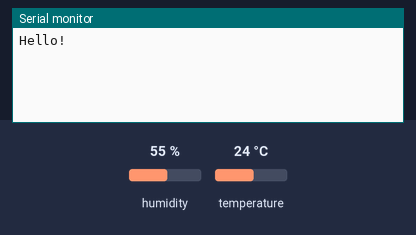
Bench run of a sketch on a simulated Arduino Leonardo, built with avr-gcc and run on an emulated ATmega32U4. Parts: the last lines printed to the serial monitor. Inputs (shaded band) come from the test bench; at power-on: humidity 55 %, temperature 24 °C.

Above: at 1.8 s.
1.9 s: humidity set to 22 %
At 4.2 s:
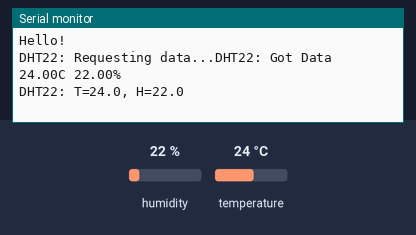
4.5 s: temperature set to 12 °C
At 6.5 s:
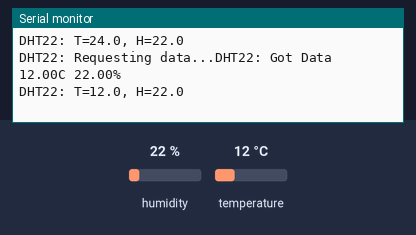
6.6 s: humidity set to 40 %
At 10.4 s:
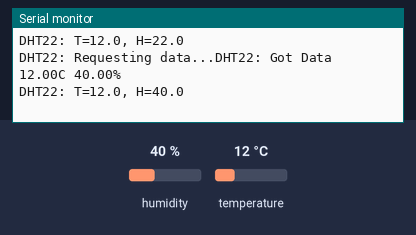

Measured:
- after the input at 1.9 s, the serial monitor: prints a new line after 1.1 s (image 1)
- after the input at 4.5 s, the serial monitor: prints a new line after 1.5 s (image 2)
- after the input at 6.6 s, the serial monitor: prints a new line after 2.5 s (image 3)

The sketch:

viva-environment.ino
```cpp
#include <SoftwareSerial.h>
#include "DHT22.h"

SoftwareSerial GP2Serial(10, 11); // RX, TX
DHT22 myDHT22(7);

void setup() {
  // setup serial port baudrate
  Serial.begin(9600);
  while (!Serial) {
    ; // wait for serial port to connect. Needed for Leonardo only
  }

  // Greetings!
  Serial.println("Hello!");

  // setup GP2 software serial port baudrate
  GP2Serial.begin(2400);

}

/* Copied from nethoncho's examples from http://github.com/nethoncho/Arduino-DHT22 */
void DHT22Report(void)
{
  DHT22_ERROR_t errorCode;

  // The DHT22 sensor can only be read from every 1-2s, and requires a minimum
  // 2s warm-up after power-on.
  delay(2000);

  Serial.print("DHT22: Requesting data...");
  errorCode = myDHT22.readData();
  switch(errorCode)
    {
    case DHT_ERROR_NONE:
      Serial.print("DHT22: Got Data ");
      Serial.print(myDHT22.getTemperatureC());
      Serial.print("C ");
      Serial.print(myDHT22.getHumidity());
      Serial.println("%");
      // Alternately, with integer formatting which is clumsier but more compact to store and
      // can be compared reliably for equality:
      //
      char buf[128];
      sprintf(buf, "DHT22: T=%hi.%01hi, H=%i.%01i",
              myDHT22.getTemperatureCInt()/10, abs(myDHT22.getTemperatureCInt()%10),
              myDHT22.getHumidityInt()/10, myDHT22.getHumidityInt()%10);
      Serial.println(buf);
      break;
    case DHT_ERROR_CHECKSUM:
      Serial.print("DHT22: check sum error ");
      Serial.print(myDHT22.getTemperatureC());
      Serial.print("C ");
      Serial.print(myDHT22.getHumidity());
      Serial.println("%");
      break;
    case DHT_BUS_HUNG:
      Serial.println("DHT22: BUS Hung ");
      break;
    case DHT_ERROR_NOT_PRESENT:
      Serial.println("DHT22: Not Present ");
      break;
    case DHT_ERROR_ACK_TOO_LONG:
      Serial.println("DHT22: ACK time out ");
      break;
    case DHT_ERROR_SYNC_TIMEOUT:
      Serial.println("DHT22: Sync Timeout ");
      break;
    case DHT_ERROR_DATA_TIMEOUT:
      Serial.println("DHT22: Data Timeout ");
      break;
    case DHT_ERROR_TOOQUICK:
      Serial.println("DHT22: Polled too quick ");
      break;
    }
}

#define GP2_DATA_BIT_COUNT 7
#define GP2_START_SIGN 0xaa
#define GP2_END_SIGN 0xff
#define GP2_K 0.35
void GP2Report() {
  char bytes[GP2_DATA_BIT_COUNT];
  double value;
  int i;

  delay(1000);
  // find start byte with timeout
  for (i = 0; i < GP2_DATA_BIT_COUNT * 2 && bytes[0] != GP2_START_SIGN; i++) {
    bytes[0] = GP2Serial.read();
  }

  // return and give cpu to other sensors
  if (bytes[0] != GP2_START_SIGN)
    return;

  // read GP2 data
  for (i = 1; i < GP2_DATA_BIT_COUNT; i++) {
    bytes[i] = GP2Serial.read();
  }
  Serial.print("GP2: Data:");
  for (i = 0; i < GP2_DATA_BIT_COUNT; i++) {
    Serial.print(bytes[i], HEX);
    Serial.print(" ");
  }
  Serial.println(".");

  // verify checksum
  if (bytes[5] != bytes[1] + bytes[2] + bytes[3] + bytes[4]) {
    Serial.println("GP2: checksum error");
    return;
  }

  // unit: ug/m^3
  value = GP2_K * 5.0 * ((bytes[1] * 256 + bytes[2]) * 1000.0 / 1024.0);

  Serial.print("GP2: PM2_5=");
  Serial.println(value, 8);
}

void loop() {
  GP2Report();
  DHT22Report();
}
```
